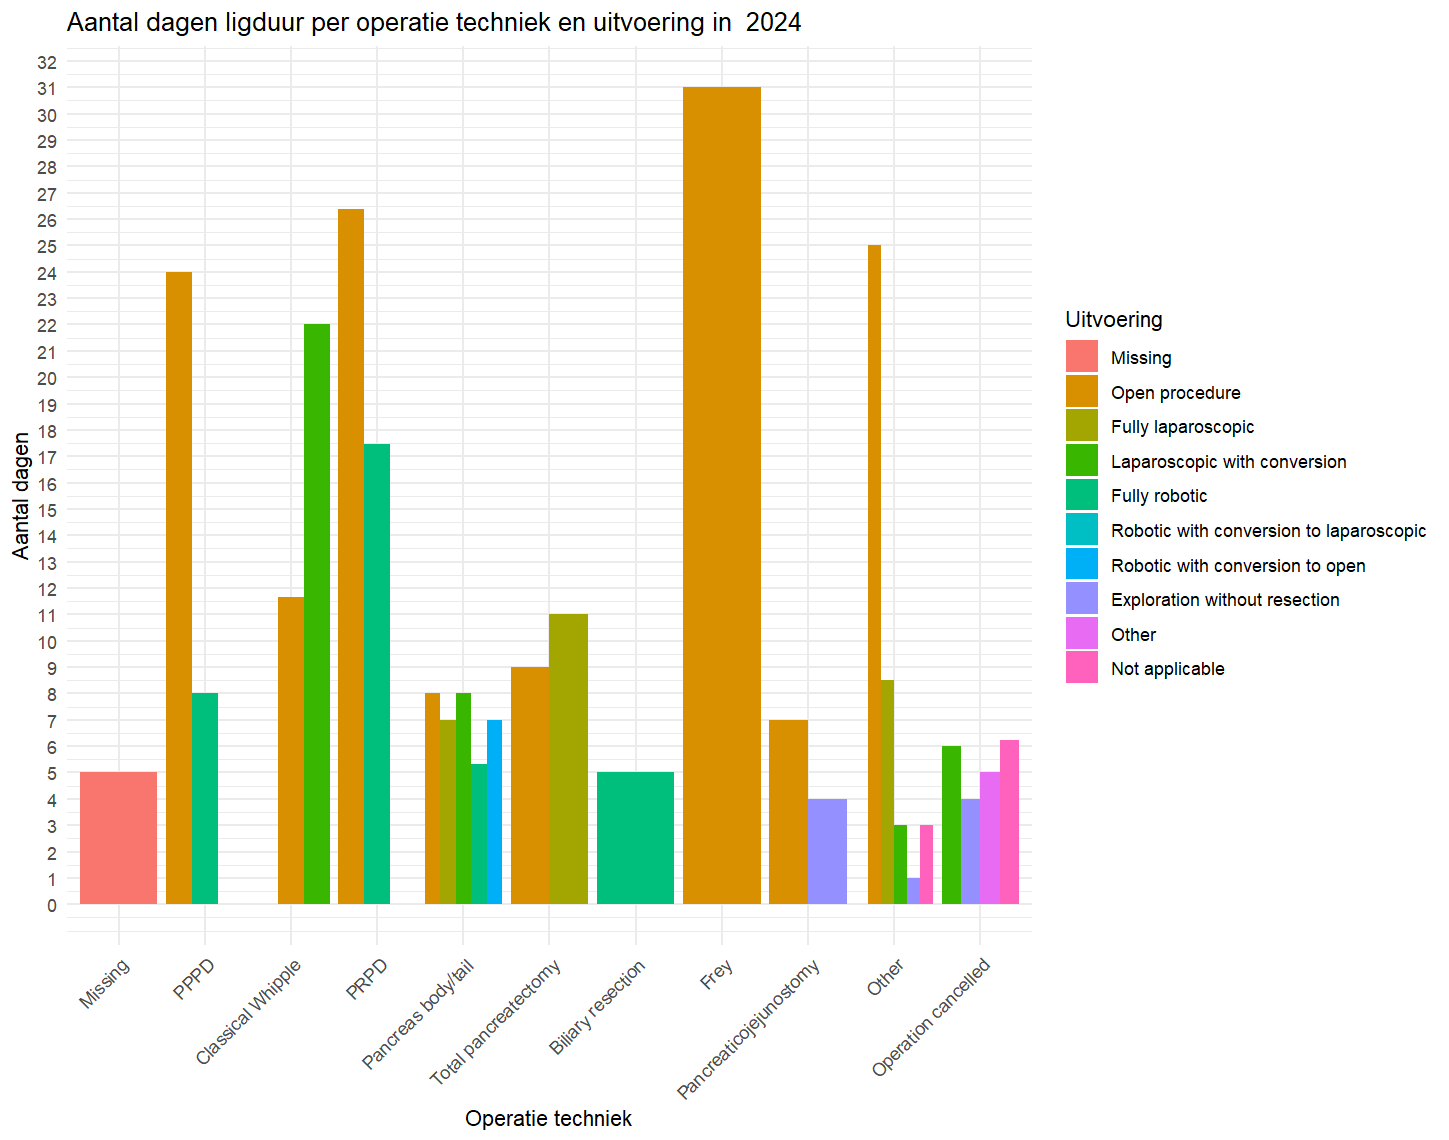

R code for this plot:
library(ggplot2)
library(dplyr)
library(lubridate)


source("../../apps/hpbdashboard/credentials.R")
source("../../apps/hpbdashboard/castorapiclient.R")


study_name <- "ESPRESSO_v3.0"
credentials <- CastorApiCredentials$new()
client <- CastorApiClient$new(credentials$load_client_id(), credentials$load_client_secret())
study_data <- client$get_study_data(study_name)
df <- study_data$records

target_year <- 2024

df_filtered <- df %>%
  mutate(
    date_operatie = ymd(date_operatie),
    datum_ontslag = ymd(datum_ontslag),
    surgery_to_discharge = as.numeric(datum_ontslag - date_operatie)
  ) %>%
  mutate(operatie_pancreas = factor(
    replace_na(operatie_pancreas, -1),
    levels = c(-1, 0, 1, 2, 3, 4, 5, 6, 7, 8, 9, 10, 11),
    labels = c(
      "Missing", 
      "PPPD",
      "Classical Whipple",
      "PRPD",
      "Pancreas body/tail",
      "Appleby",
      "Total pancreatectomy",
      "Enucleation",
      "Biliary resection",
      "Frey",
      "Pancreaticojejunostomy",
      "Other",
      "Operation cancelled"
    )
  )) %>%
  mutate(operatie_pancreas_techniek = factor(
    replace_na(operatie_pancreas_techniek, -1),
    levels = c(-1, 0, 1, 2, 3, 4, 5, 6, 7, 8, 9),
    labels = c(
      "Missing", 
      "Open procedure",
      "Fully laparoscopic",
      "Laparoscopic with conversion",
      "Fully robotic",
      "Robotic with conversion to laparoscopic",
      "Robotic with conversion to open",
      "Laparoscopic resection with robotic reconstruction",
      "Exploration without resection",
      "Other",
      "Not applicable"
    )
  )) %>%
  filter(year(date_operatie) == target_year) %>%
  group_by(operatie_pancreas, operatie_pancreas_techniek) %>%
  summarise(avg_days = mean(surgery_to_discharge, na.rm = TRUE), .groups = "drop")

df_filtered

ggplot(df_filtered, aes(x = operatie_pancreas, y = avg_days, fill = operatie_pancreas_techniek)) +
  geom_bar(stat = "identity", position = "dodge") +
  labs(title = paste("Aantal dagen ligduur per operatie techniek en uitvoering in ", target_year),
       x = "Operatie techniek",
       y = "Aantal dagen",
       fill = "Uitvoering") +
  theme_minimal() +
  theme(axis.text.x = element_text(angle = 45, hjust = 1)) +
  scale_y_continuous(breaks = seq(0, 50, by = 1))
